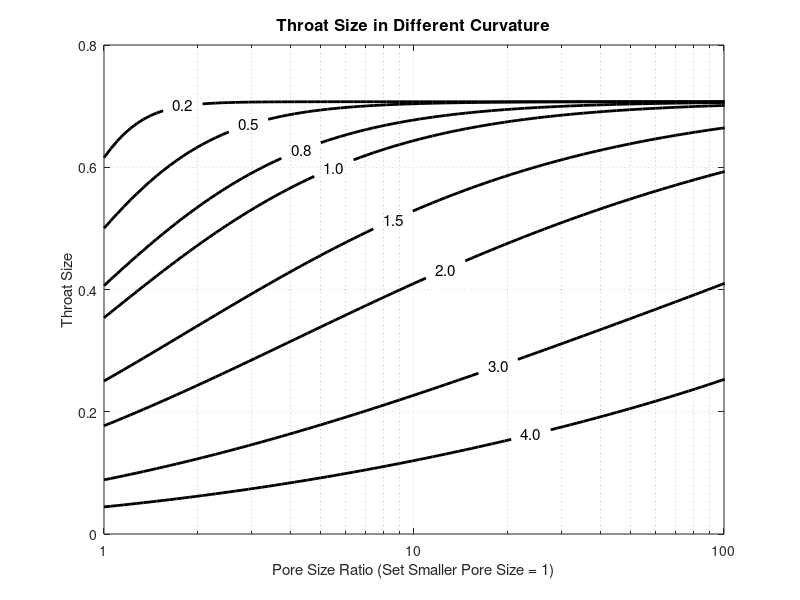

MATLAB code for this plot:
tmp = sqrt(2) / 2;
index = [12, 22, 30, 35, 44, 52, 60, 65];
c = [0.2, 0.5, 0.8, 1.0, 1.5, 2.0, 3.0, 4.0];
r1 = 0.001;

res = zeros(length(c), 100);
for i = 1:length(c);
    for j = 1:100
        curv = c(i);
        r2 = 1.05 ^ (j - 1) * r1;
        t1 = r1 * tmp / ((1 - r1 * tmp) ^ curv);
        t2 = r2 * tmp / ((1 - r2 * tmp) ^ curv);
        res(i, j) = t1 * t2 * ((t1 ^ (1 / curv) + t2 ^ (1 / curv)) ^ (-curv));
    end
    semilogx(1.05 .^ (0:(index(i) - 3)), res(i, 1:(index(i) - 2)) * 1000, 'k', 'linewidth', 2);
    hold on;
    semilogx(1.05 .^ ((index(i) + 3):99), res(i, (index(i) + 4):100) * 1000, 'k', 'linewidth', 2);
    text(1.05^index(i), res(i, index(i)) * 1000 + 0.005, num2str(c(i), '%.1f'), 'HorizontalAlignment', 'center', 'FontSize', 11, 'Color', 'k');
end

xlim([1, 100]);
set(gca, 'xticklabel', {'1', '10', '100'});
title('Throat Size in Different Curvature', 'FontSize', 12);
xlabel('Pore Size Ratio (Set Smaller Pore Size = 1)');
ylabel('Throat Size');
grid on;
set(gca, 'GridLineStyle', ':');
